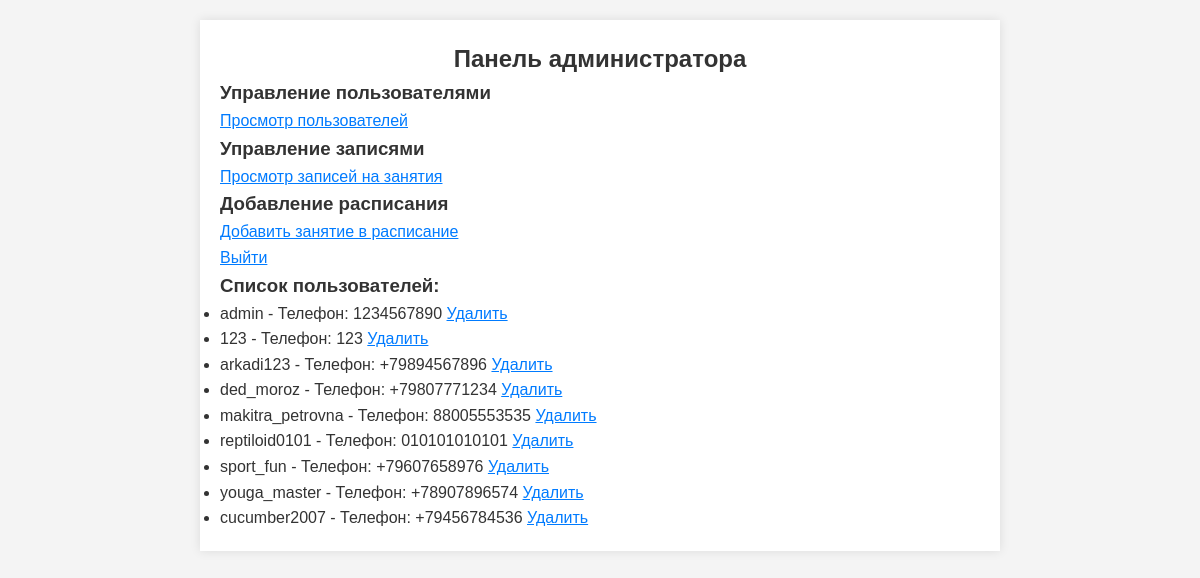
The page /admin.php?action=view_users (signed in) on the database its author committed.
### tables this page shows
CREATE TABLE `users` (
  `id` int(11) NOT NULL,
  `username` varchar(100) NOT NULL,
  `password` varchar(255) NOT NULL,
  `phone` varchar(15) NOT NULL,
  `is_admin` tinyint(1) DEFAULT 0
);

### admin.php (the view, shortened to what this page needs)
<?php
include('db.php');
$action = isset($_GET['action']) ? $_GET['action'] : '';
?>
<!DOCTYPE html>
<html lang="ru">
<head>
    <link rel="stylesheet" href="css/styles.css">
</head>
<body>
    <div class="admin-container">
        <h2>Панель администратора</h2>
        <div class="admin-options">
            <h3>Управление пользователями</h3>
            <a href="admin.php?action=view_users">Просмотр пользователей</a><br>
            <h3>Управление записями</h3>
            <a href="admin.php?action=view_bookings">Просмотр записей на занятия</a><br>
            <h3>Добавление расписания</h3>
            <a href="admin.php?action=add_schedule">Добавить занятие в расписание</a><br>
            <a href="logout.php">Выйти</a><br>
        </div>
        <?php
        if ($action == 'view_users') {
            $sql = "SELECT * FROM users";
            $result = $conn->query($sql);
            if ($result->num_rows > 0) {
                echo "<h3>Список пользователей:</h3><ul>";
                while ($row = $result->fetch_assoc()) {
                    echo "<li>" . htmlspecialchars($row['username']) . " - Телефон: " . htmlspecialchars($row['phone']) . "
                    <a href='admin.php?delete_user_id=" . $row['id'] . "' onclick='return confirm(\"Вы уверены, что хотите удалить этого пользователя?\")'>Удалить</a>
                    </li>";
                }
                echo "</ul>";
            } else {
                echo "Нет пользователей.";
            }
        }
        else {
            echo "<p>Выберите действие из меню для администрирования.</p>";
        }
        ?>
    </div>
</body>
</html>

### css/styles.css (style rules this page uses)
* { margin: 0; padding: 0; box-sizing: border-box; }
body { font-family: 'Arial', sans-serif; background-color: #f4f4f4; color: #333; line-height: 1.6; }
body { font-family: Arial, sans-serif; background-color: #f4f4f4; margin: 0; padding: 0; }
h2 { text-align: center; color: #333; }
h2 { color: #333; }
a { color: #007bff; }
.admin-container { padding: 20px; margin: 0 auto; max-width: 800px; background-color: #fff; box-shadow: 0 0 10px rgba(0, 0, 0, 0.1); margin-top: 20px; }

### rows shown on the page
users: username "admin", phone "1234567890"
users: username "123", phone "123"
users: username "arkadi123", phone "+79894567896"
users: username "ded_moroz", phone "+79807771234"
users: username "makitra_petrovna", phone "88005553535"
users: username "reptiloid0101", phone "010101010101"
users: username "sport_fun", phone "+79607658976"
users: username "youga_master", phone "+78907896574"
users: username "cucumber2007", phone "+79456784536"
